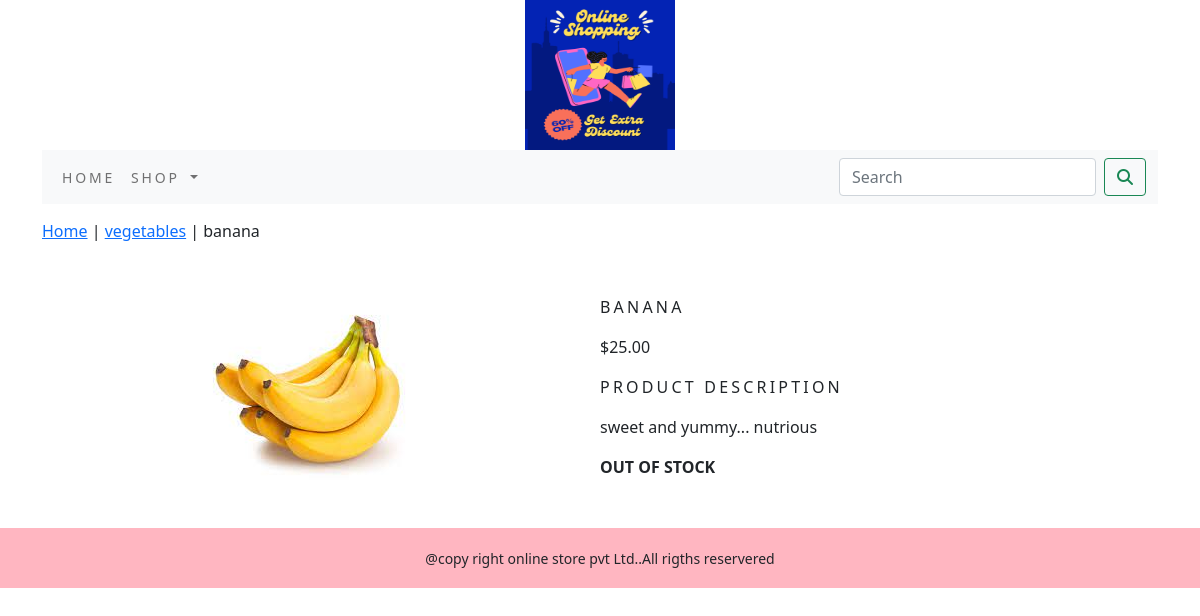
Page /ecommerceapp/vegetables/banana/ on the committed database.
### ecommerceapp/models.py (models this page shows, shortened)
class Product(models.Model):
    name = models.CharField(max_length=250, unique=True)
    slug = models.SlugField(max_length=250, unique=True)
    description = models.TextField(blank=True)
    price = models.DecimalField(max_digits=10, decimal_places=2)
    category = models.ForeignKey(Category, on_delete=models.CASCADE)
    image = models.ImageField(upload_to='product', blank=True)
    stock = models.IntegerField()
    available = models.BooleanField(default=True)
    created = models.DateTimeField(auto_now_add=True)
    updated = models.DateTimeField(auto_now=True)
    class Meta:
        ordering = ('name',)
        verbose_name = 'product'
        verbose_name_plural = 'products'

class Category(models.Model):
    name = models.CharField(max_length=250, unique=True)
    slug = models.SlugField(max_length=250, unique=True)
    description = models.TextField(blank=True)
    image = models.ImageField(upload_to='category', blank=True)
    class Meta:
        ordering = ('name',)
        verbose_name = 'Category'
        verbose_name_plural = 'categories'
    def get_url(self):
        return reverse('ecommerceapp:products_by_category',args=[self.slug])
    def __str__(self):
        return '{}'.format(self.name)

### ecommerceapp/views.py (the view)
# urls.py: path('<slug:c_slug>/<slug:product_slug>/',views.proDetail,name='prodCatdetail')
def proDetail(request,c_slug,product_slug):
    try:
        product=Product.objects.get(category__slug=c_slug,slug=product_slug)
    except Exception as e:
        raise e
    return render(request,'product.html',{'product':product})

### cart/context_processors.py (called while the page is built)
def counter(request):
    item_count=0
    if 'admin' in request.path:
        return {}
    else:
        try:
            cart=Cart.objects.filter(cart_id=_cart_id(request))
            cart_items= CartItem.objects.all().filter(cart=cart[:1])
            for cart_item in cart_items:
                item_count+= cart_item.quantity
        except Cart.DoesNotExists:
            item_count=0
    return dict(item_count=item_count)

### cart/views.py (called while the page is built)
def _cart_id(request):
    cart=request.session.session_key
    if not cart:
        cart=request.session.create()
    return cart

### ecommerceapp/context_processors.py (called while the page is built)
def menu_links(request):
    links=Category.objects.all()
    return dict(links=links)

### templates/product.html (shortened to what this page needs)
{% extends 'base.html' %}
{% load static %}
{% block content %}
<div class="row my_prod-row-class">
    <div class="mx_auto">
        <p> <a href="{% url 'ecommerceapp:allProdCat' %}">Home</a> | <a href="{{product.category.get_url}}">{{product.category}}</a> | {{product.name}} </p>
    </div>
<div class="container"></div>
<br>
<div class="row">
    <div class="col-12 col-sm-12 col-md-12 col-lg-6 text-center">
        <div style="min-width:18rem;">
            <img src="{{product.image.url}}"  alt="{{product.name}}">
        </div>
    </div>
        <div class="col-12 col-sm-12 col-md-12 col-lg-6">
            <div>
            <h1 class="my_prod_title">{{product.name}}</h1>
            <p>${{product.price}}</p>
            <p class="my_title">Product Description</p>
            <p class="text-justify my_prod_text">{{product.description}}</p>
            {% if product.stock <= 0 %}
            <p class="text-justify my_prod_text"><b>OUT OF STOCK</b></p>
            {% else %}
            <a class="btn btn-secondary" href="{% url 'cart:add_cart' product.id %}">Add to cart</a>
            {% endif %}
        </div>
    </div>
</div>
    </div>
</div>
{% endblock %}

### static/css/custom.css (style rules this page uses)
body { font-family: 'Roboto', sans-serif; }
.my_title { font-size : 16px; text-transform : uppercase; letter-spacing : .2em; }
.my_prod-row-class { padding-top:15px; padding-bottom:20px; }
.my_prod_title { font-size:16px; text-transform:uppercase; letter-spacing:.2em; padding-top:15px; padding-bottom:10px; }
.my_prod_text { padding-right:20px; }

### rows in the picture
Product: category "vegetables", name "banana", image (picture), name "BANANA", price "25.00", description "sweet and yummy... nutrious"
